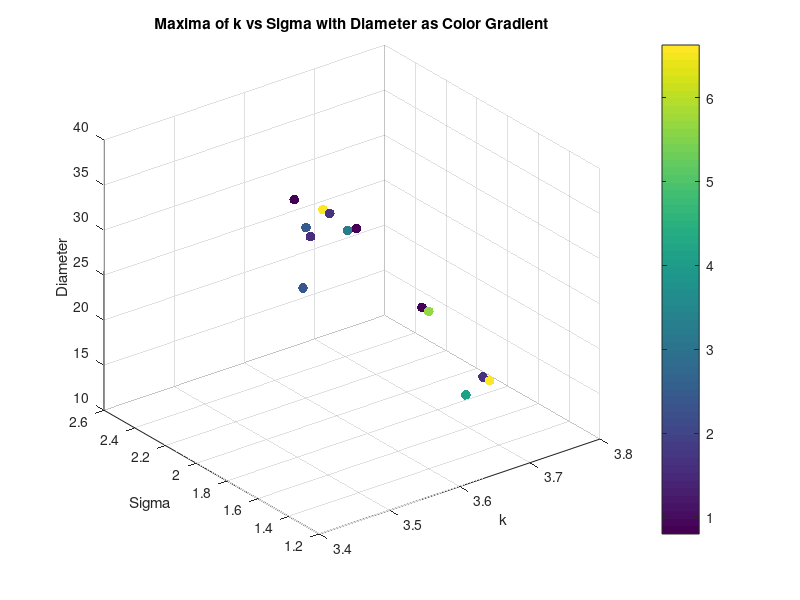
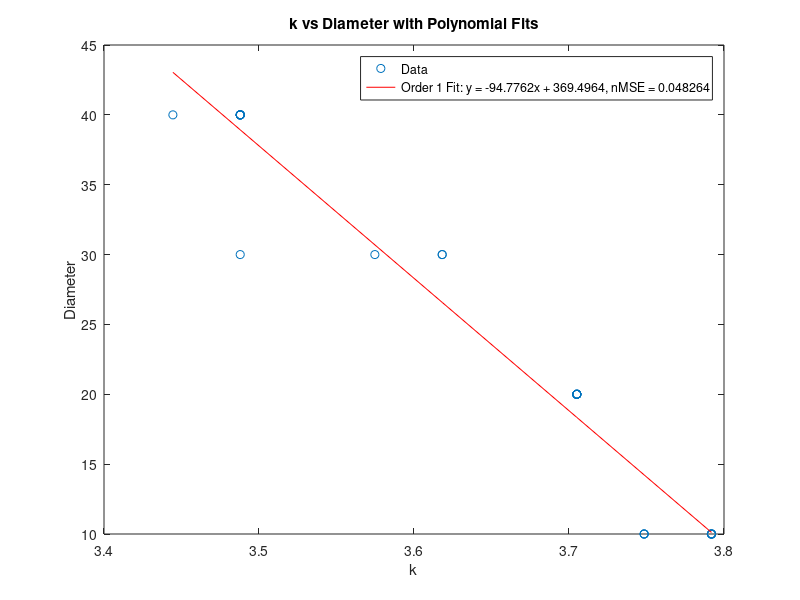

Recreate these plots in MATLAB, in order.
clear all;
close all;


% %% Torque Analysis
% load('maxima_data.mat');
% scatter3(maxima_k, maxima_sigma, torque_values, 20, maxima_corr, 'filled');
% xlabel('k');
% ylabel('Sigma');
% zlabel('Torque');
% title('Maxima of k vs Sigma with Torque as Color Gradient');
% colorbar;
% grid on;
% % K means clustering of torque into 10 clusters, taking mean of each cluster k, sigma and corr too
% [cluster_idx, cluster_centers] = kmeans(torque_values', 10);
% % Take the mean of each cluster
% torque_means = zeros(10, 1);
% sigma_means = zeros(10, 1);
% k_means = zeros(10, 1);
% corr_means = zeros(10, 1);
% for i = 1:10
%     torque_means(i) = mean(torque_values(cluster_idx == i));
%     sigma_means(i) = mean(maxima_sigma(cluster_idx == i));
%     k_means(i) = mean(maxima_k(cluster_idx == i));
%     corr_means(i) = mean(maxima_corr(cluster_idx == i));
% end
% % Plot the clusters
% figure;
% scatter3(k_means, sigma_means, torque_means, 50, corr_means, 'filled');
% xlabel('k');
% ylabel('Sigma');
% zlabel('Torque');
% title('Clustered Maxima of k vs Sigma with Torque as Color Gradient');
% colorbar;
% grid on;
% % Ensure data is sorted for polyfit
% [sigma_sorted, sort_idx] = sort(maxima_sigma);
% torque_sorted = torque_values(sort_idx);
% % Display correlation between torque and sigma
% disp('Correlation between Torque and Sigma:');
% disp(corr(torque_sorted', sigma_sorted'));
% % Display correlation between torque and sigma^2
% disp('Correlation between Torque and Sigma^2:');
% disp(corr(torque_sorted', sigma_sorted'.^2));
% % Polyfit for sigma vs torque (order 1 and 2)
% p1_sigma = polyfit(sigma_sorted, torque_sorted, 1);
% % Calculate fitted values and normalized MSE for sigma vs torque
% fitted_torque_p1_sigma = polyval(p1_sigma, sigma_sorted);
% mse_p1_sigma = mean((torque_sorted - fitted_torque_p1_sigma).^2);
% nmse_p1_sigma = mse_p1_sigma / var(torque_sorted);
% % Display results for sigma vs torque
% disp('Sigma vs Torque:');
% disp(['Order 1 nMSE: ', num2str(nmse_p1_sigma)]);
% %display correlation between torque and sigma
% % Plot for sigma vs torque with polynomial fits (first instance)
% figure;
% plot(sigma_sorted, torque_sorted, 'o', 'DisplayName', 'Data');
% hold on;
% plot(sigma_sorted, fitted_torque_p1_sigma, '-r', 'DisplayName', ...
%     ['Order 1 Fit: y = ', num2str(p1_sigma(1)), 'x + ', num2str(p1_sigma(2)), ...
%     ', nMSE = ', num2str(nmse_p1_sigma)]);
% xlabel('Sigma');
% ylabel('Torque');
% title('Sigma vs Torque with Polynomial Fits');
% legend('show');
% grid on;
% % Ensure data is sorted for polyfit
% [sigma_sorted, sort_idx] = sort(sigma_means);
% torque_sorted = torque_means(sort_idx);
% %Display correlation between torque and sigma
% disp('Correlation between Torque and Sigma:');
% disp(corr(torque_sorted, sigma_sorted));
% %Display correlation between torque and sigma^2
% disp('Correlation between Torque and Sigma^2:');
% disp(corr(torque_sorted, sigma_sorted.^2));
% % Polyfit for sigma vs torque (order 1 and 2)
% p1_sigma = polyfit(sigma_sorted, torque_sorted, 1);
% p2_sigma = polyfit(sigma_sorted, torque_sorted, 2);
% % Calculate zitted values and normalized MSE for sigma vs torque
% fitted_torque_p1_sigma = polyval(p1_sigma, sigma_sorted);
% fitted_torque_p2_sigma = polyval(p2_sigma, sigma_sorted);
% mse_p1_sigma = mean((torque_sorted - fitted_torque_p1_sigma).^2);
% mse_p2_sigma = mean((torque_sorted - fitted_torque_p2_sigma).^2);
% nmse_p1_sigma = mse_p1_sigma / var(torque_sorted);
% nmse_p2_sigma = mse_p2_sigma / var(torque_sorted);
% % Display results for sigma vs torque
% disp('Sigma vs Torque:');
% disp(['Order 1 nMSE: ', num2str(nmse_p1_sigma)]);
% disp(['Order 2 nMSE: ', num2str(nmse_p2_sigma)]);
% % Plot for sigma vs torque with polynomial fits (second instance)
% figure;
% plot(sigma_sorted, torque_sorted, 'o', 'DisplayName', 'Data');
% hold on;
% plot(sigma_sorted, fitted_torque_p1_sigma, '-r', 'DisplayName', ...
%     ['Order 1 Fit: y = ', num2str(p1_sigma(1)), 'x + ', num2str(p1_sigma(2)), ...
%     ', nMSE = ', num2str(nmse_p1_sigma)]);
% plot(sigma_sorted, fitted_torque_p2_sigma, '--g', 'DisplayName', ...
%     ['Order 2 Fit: y = ', num2str(p2_sigma(1)), 'x^2 + ', num2str(p2_sigma(2)), ...
%     'x + ', num2str(p2_sigma(3)), ', nMSE = ', num2str(nmse_p2_sigma)]);
% xlabel('Sigma');
% ylabel('Torque');
% title('Sigma vs Torque with Polynomial Fits');
% legend('show');
% grid on;

%% Diameter Analysis
% Saved as diameter_value, k_values(max_k_idx), sigma_values(max_sigma_idx), max_val
load('maxima_data_Diam.mat');

scatter3(maxima_matrix(:, 2), maxima_matrix(:, 3), maxima_matrix(:, 1), 50, maxima_matrix(:, 4), 'filled'); 
xlabel('k');
ylabel('Sigma');
zlabel('Diameter');
title('Maxima of k vs Sigma with Diameter as Color Gradient');
colorbar;
grid on;

% K vs d
% Ensure data is sorted for polyfit
[k_sorted, sort_idx] = sort(maxima_matrix(:, 2));
d_sorted = maxima_matrix(sort_idx, 1);
% Display correlation between d and k
disp('Correlation between Diameter and k:');
disp(corr(d_sorted, k_sorted));

%plot for k vs diam with polynomial fits
figure;
plot(k_sorted, d_sorted, 'o', 'DisplayName', 'Data');
hold on;
p1_k = polyfit(k_sorted, d_sorted, 1);
fitted_d_p1_k = polyval(p1_k, k_sorted);
mse_p1_k = mean((d_sorted - fitted_d_p1_k).^2);
nmse_p1_k = mse_p1_k / var(d_sorted);
disp('Diameter vs k:');
disp(['Order 1 nMSE: ', num2str(nmse_p1_k)]);
plot(k_sorted, fitted_d_p1_k, '-r', 'DisplayName', ...
    ['Order 1 Fit: y = ', num2str(p1_k(1)), 'x + ', num2str(p1_k(2)), ...
    ', nMSE = ', num2str(nmse_p1_k)]);
xlabel('k');
ylabel('Diameter');
title('k vs Diameter with Polynomial Fits');
legend('show');
